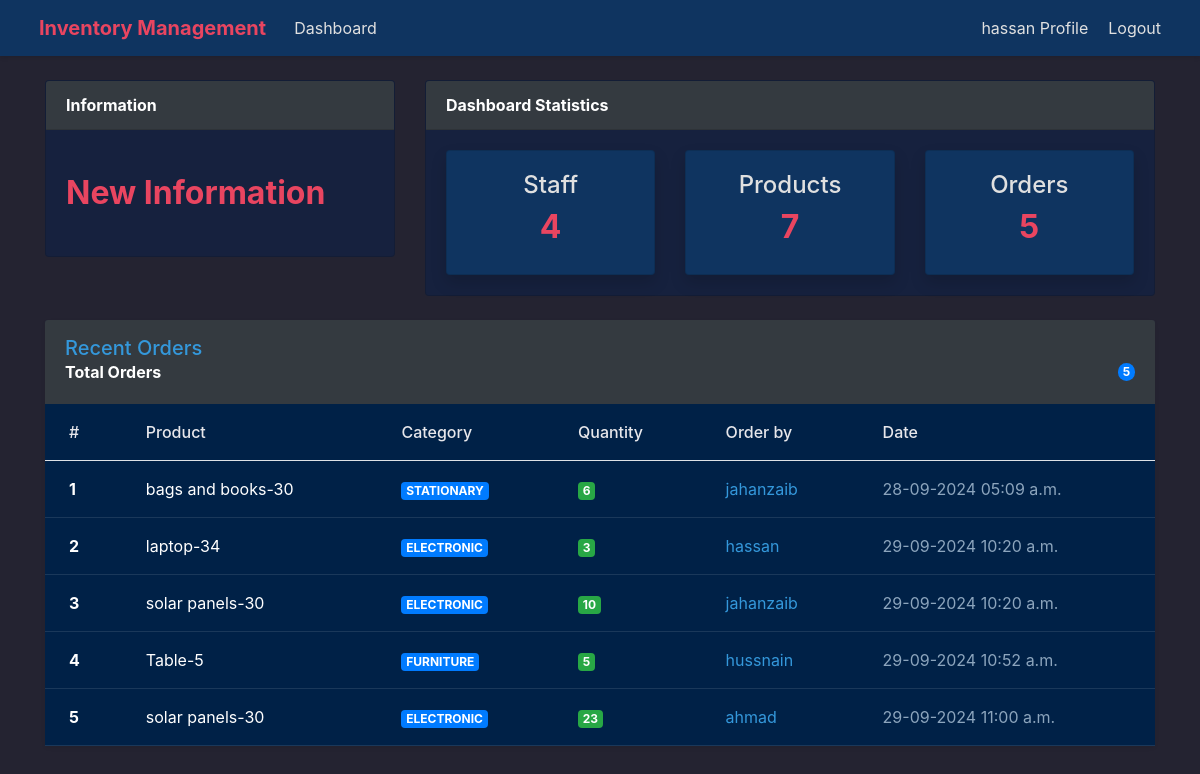
Page /order/ (signed in) on the committed database.
### dashboard/models.py (models this page shows, shortened)
class Order(models.Model):
    product = models.ForeignKey(Product,on_delete=models.CASCADE,null = True)
    staff = models.ForeignKey(User,on_delete=models.CASCADE,null = True)
    order_quantity = models.PositiveBigIntegerField(null=True)
    date = models.DateTimeField(auto_now_add=True)

class Product(models.Model):
    name = models.CharField(max_length=200,null=True)
    category = models.CharField(max_length=200,choices=CATAGORY,null=True)  # Corrected spelling
    quantity = models.PositiveIntegerField(null=True)  # Removed max_length
    def __str__(self):
        return f'{self.name}-{self.quantity}'

### dashboard/views.py (the view)
# urls.py: path('order/',views.order,name='dashboard-order'),
@login_required(login_url='Login')
def order(request):
    orders = Order.objects.all()
    orders_count = orders.count()
    product_count = Product.objects.all().count()
    staff_count = User.objects.all().count()
    context = {
        'orders':orders, 'orders_count':orders_count, 'product_count':product_count,
        'staff_count':staff_count
        }
    return render(request,'Dashboard/order.html',context)

### templates/Dashboard/order.html (shortened to what this page needs)
{% extends 'partials/base.html' %}
{% block content %}
{% include 'partials/topside.html' %}
<div class="container py-4">
    <div class="row">
        <div class="col-12">
            <div class="card border-0 shadow-sm">
                <div class="card-header bg-dark border-0 py-3">
                    <h5 class="text-primary mb-0">Recent Orders</h5>
                    <div class="d-flex justify-content-between align-items-center mb-1">
                        <span class="text-white">Total Orders</span>
                        <span class="badge bg-primary rounded-pill">{{orders|length}}</span>
                    </div>
                </div>
                <div class="card-body p-0">
                    <div class="table-responsive">
                        <table class="table table-hover mb-0">
                            <thead>
                                <tr class="bg-light border-bottom">
                                    <th scope="col" class="px-4 py-3">#</th>
                                    <th scope="col" class="px-4 py-3">Product</th>
                                    <th scope="col" class="px-4 py-3">Category</th>
                                    <th scope="col" class="px-4 py-3">Quantity</th>
                                    <th scope="col" class="px-4 py-3">Order by</th>
                                    <th scope="col" class="px-4 py-3">Date</th>
                                </tr>
                            </thead>
                            <tbody>
                                {% for order in orders %}
                                <tr class="order-row">
                                    <th scope="row" class="px-4 py-3 text-white">{{order.id}}</th>
                                    <td class="px-4 py-3 text-white">{{order.product}}</td>
                                    <td class="px-4 py-3 text-white">
                                        <span class="badge bg-primary">{{order.product.category}}</span>
                                    </td>
                                    <td class="px-4 py-3 text-white">
                                        <span class="badge bg-success">{{order.order_quantity}}</span>
                                    </td>
                                    <td class="px-4 py-3">
                                        <span class="text-primary">{{order.staff.username}}</span>
                                    </td>
                                    <td class="px-4 py-3 text-muted">
                                        {{order.date|date:"d-m-Y h:i a"}}
                                    </td>
                                </tr>
                                {% endfor %}
                            </tbody>
                        </table>
                    </div>
                </div>
            </div>
        </div>
    </div>
</div>
{% endblock %}

### templates/partials/navbar.html (shortened to what this page needs)
<nav class="navbar navbar-expand-lg navbar-dark">
    <div class="container-fluid">
        <a class="navbar-brand" href="{% url 'dashboard-index' %}">
            Inventory Management
        </a>
        <div class="collapse navbar-collapse" id="navbarSupportedContent">
            <ul class="navbar-nav mr-auto">
                <li class="nav-item active">
                    <a class="nav-link" href="{% url 'dashboard-index' %}">
                        Dashboard
                    </a>
                </li>
            </ul>
            {% if user.is_authenticated %}
            <ul class="navbar-nav ml-auto">
                <li class="nav-item">
                    <a class="nav-link" href="{% url 'profile' %}">
                        {{ user.username }} Profile
                    </a>
                </li>
                <li class="nav-item">
                    <a class="nav-link" href="{% url 'Logout' %}">
                        Logout
                    </a>
                </li>
            </ul>
            {% endif %}
        </div>
    </div>
</nav>

### static/style.css (style rules this page uses)
body { background: rgb(36, 35, 49); }

### templates/partials/navbar.html (style rules this page uses)
.navbar { background-color: #0f3460; box-shadow: 0 2px 4px rgba(0, 0, 0, 0.1); }
.navbar-brand { font-weight: bold; color: #e94560 !important; }
.nav-link { color: #e0e0e0 !important; transition: color 0.3s ease; }

### templates/partials/topside.html (style rules this page uses)
.card { background-color: #0f3460; color: #e0e0e0; transition: background-color 0.3s ease, color 0.3s ease; }
.card-header { background-color: #e94560; color: white; font-weight: bold; }

### templates/Dashboard/order.html (style rules this page uses)
.card { background-color: #16213e; }
.table { margin-bottom: 0; }
.table thead th { background-color: #002147; border: none; font-weight: 500; color: #e7e7eb; }
.order-row { background-color: #002147; border-bottom: 1px solid rgba(255, 255, 255, 0.1); }
.text-primary { color: #3498db !important; }
.text-muted { color: #8ca5bd !important; }
.table td, .table th { vertical-align: middle; border: none; }

### rows in the picture
Order: id "1", product "bags and books-30", product.category "STATIONARY", order_quantity "6", staff.username "jahanzaib", date "28-09-2024 05:09 a.m."
Order: id "2", product "laptop-34", product.category "ELECTRONIC", order_quantity "3", staff.username "hassan", date "29-09-2024 10:20 a.m."
Order: id "3", product "solar panels-30", product.category "ELECTRONIC", order_quantity "10", staff.username "jahanzaib", date "29-09-2024 10:20 a.m."
Order: id "4", product "Table-5", product.category "FURNITURE", order_quantity "5", staff.username "hussnain", date "29-09-2024 10:52 a.m."
Order: id "5", product "solar panels-30", product.category "ELECTRONIC", order_quantity "23", staff.username "ahmad", date "29-09-2024 11:00 a.m."

### other values in the picture
{{ user.username }} "hassan"
{{ staff_count }} "4"
{{ product_count }} "7"
{{ orders_count }} "5"
{{ orders|length }} "5"
